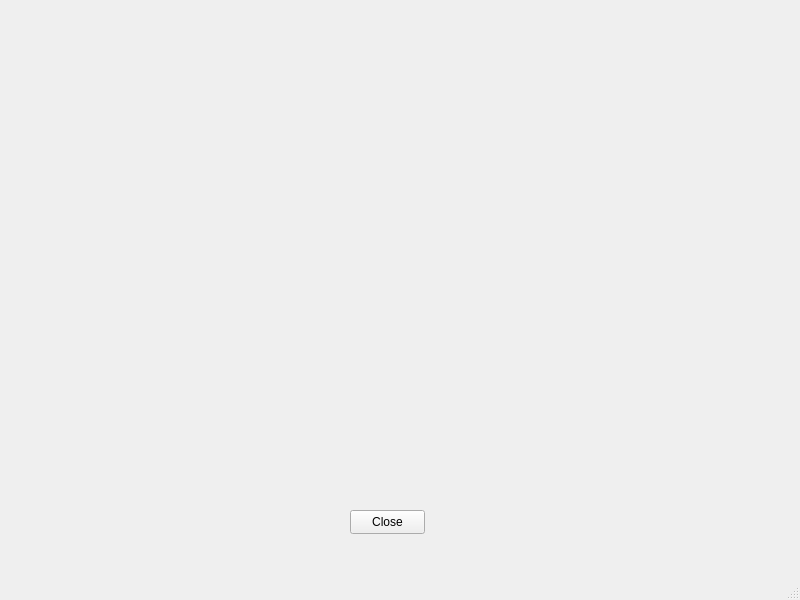
<?xml version="1.0" encoding="UTF-8"?>
<ui version="4.0">
 <class>MainWindow</class>
 <widget class="QMainWindow" name="MainWindow">
  <property name="geometry">
   <rect>
    <x>0</x>
    <y>0</y>
    <width>800</width>
    <height>600</height>
   </rect>
  </property>
  <property name="windowTitle">
   <string>MainWindow</string>
  </property>
  <widget class="QWidget" name="centralwidget">
   <widget class="QPushButton" name="btnClose">
    <property name="geometry">
     <rect>
      <x>350</x>
      <y>510</y>
      <width>75</width>
      <height>24</height>
     </rect>
    </property>
    <property name="text">
     <string>Close</string>
    </property>
   </widget>
  </widget>
  <widget class="QMenuBar" name="menubar">
   <property name="geometry">
    <rect>
     <x>0</x>
     <y>0</y>
     <width>800</width>
     <height>22</height>
    </rect>
   </property>
  </widget>
  <widget class="QStatusBar" name="statusbar"/>
 </widget>
 <resources/>
 <connections/>
</ui>
